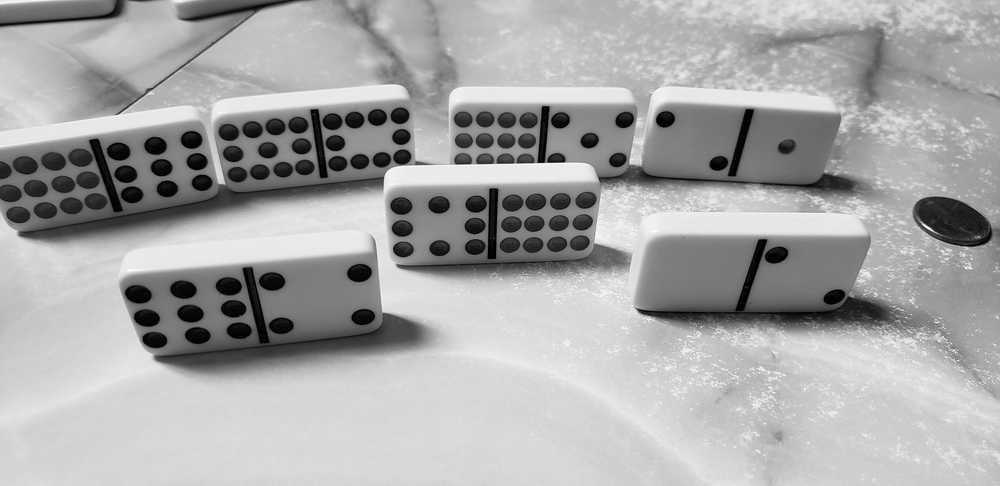
#> input picture tests/grey.png, 1000 x 486 px, shrunk from 4032 x 1960 before the run, found by its file name
$ jupyter execute test_opencv.ipynb
#> lines starting #> are read from the running program, lines starting #| are printed output that depends on the picture
[cell 1]
import cv2
import numpy as np


img = cv2.imread('tests\grey.png', 0)
#> img is the input picture: shape (486, 1000); min 0, max 255, mean 167.7
cimg = cv2.cvtColor(img,cv2.COLOR_GRAY2BGR)

circles = cv2.HoughCircles(img,cv2.HOUGH_GRADIENT,1,5,
                        param1=118,param2=8,minRadius=0,maxRadius=0)

circles = np.uint16(np.around(circles))
for i in circles[0,:]:
    # draw the outer circle
    cv2.circle(cimg,(i[0],i[1]),i[2],(0,255,0),1)
    # draw the center of the circle
    cv2.circle(cimg,(i[0],i[1]),2,(0,0,255),1)
#> this loop made 10173 passes
#> i on passes 1 to 3: [750, 204, 135], [772, 244, 154], [732, 142, 192]
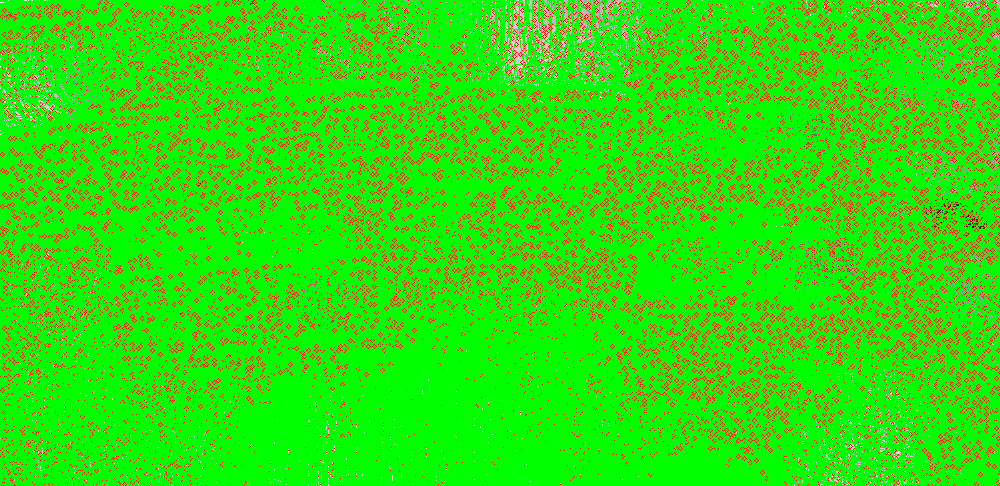
#> cimg: shape (486, 1000, 3); mean B, G, R 4.4, 233.6, 24

cv2.imshow('detected circles',cimg)
cv2.waitKey(0)
cv2.destroyAllWindows()
